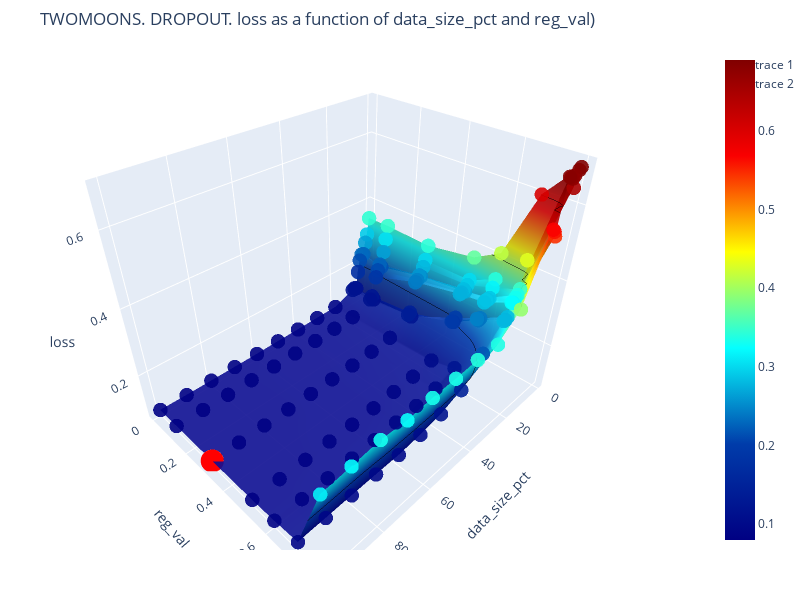

Notebook source saved alongside this figure:
### Code cell
plot_3d = plot_3d_surface_with_avg(dataset, 'data_size_pct', 'reg_val', 'loss', log_x=False, log_y=log_scale, log_z=False)

### Figure 1 — Plotly figure (JSON) as saved in the notebook; plotly's stock layout.template omitted (floating-point values rounded to 4 significant figures; data arrays with more than 128 entries replaced by an {"elided": "..."} marker saying what was removed)
{"data": [{"colorscale": [[0, "rgb(0,0,131)"], [0.2, "rgb(0,60,170)"], [0.4, "rgb(5,255,255)"], [0.6, "rgb(255,255,0)"], [0.8, "rgb(250,0,0)"], [1, "rgb(128,0,0)"]], "contours": {"z": {"color": "black", "show": true, "width": 2}}, "opacity": 0.9, "type": "surface", "x": [1, 2, 3, 4, 5, 6, 7, 8, 9, 10, 20, 30, 40, 50, 60, 70, 80, 90, 100], "y": [0, 0.1, 0.3, 0.5, 0.6, 0.7, 0.8], "z": {"elided": "7x19 float values"}}, {"hoverinfo": "text", "hovertext": {"elided": "133 str values"}, "marker": {"color": {"elided": "133 float values"}, "colorscale": [[0, "rgb(0,0,131)"], [0.2, "rgb(0,60,170)"], [0.4, "rgb(5,255,255)"], [0.6, "rgb(255,255,0)"], [0.8, "rgb(250,0,0)"], [1, "rgb(128,0,0)"]], "opacity": 0.9, "size": 5}, "mode": "markers", "type": "scatter3d", "x": {"elided": "133 int values"}, "y": {"elided": "133 float values"}, "z": {"elided": "133 float values"}}, {"hoverinfo": "text", "hovertext": "Minimum loss: 0.07999513140601805<br>data_size_pct: 100.0<br>reg_val: 0.3<br>Learning Rate: 0.00088", "marker": {"color": "red", "size": 8}, "mode": "markers", "type": "scatter3d", "x": [100], "y": [0.3], "z": [0.08]}], "layout": {"height": 600, "margin": {"b": 50, "l": 0.5, "r": 0.5, "t": 50}, "scene": {"aspectratio": {"x": 1.25, "y": 1, "z": 1}, "xaxis": {"title": {"text": "data_size_pct"}, "type": "linear"}, "yaxis": {"title": {"text": "reg_val"}, "type": "linear"}, "zaxis": {"title": {"text": "loss"}, "type": "linear"}}, "title": {"text": "TWOMOONS. DROPOUT. loss as a function of data_size_pct and reg_val)"}, "width": 800}}
